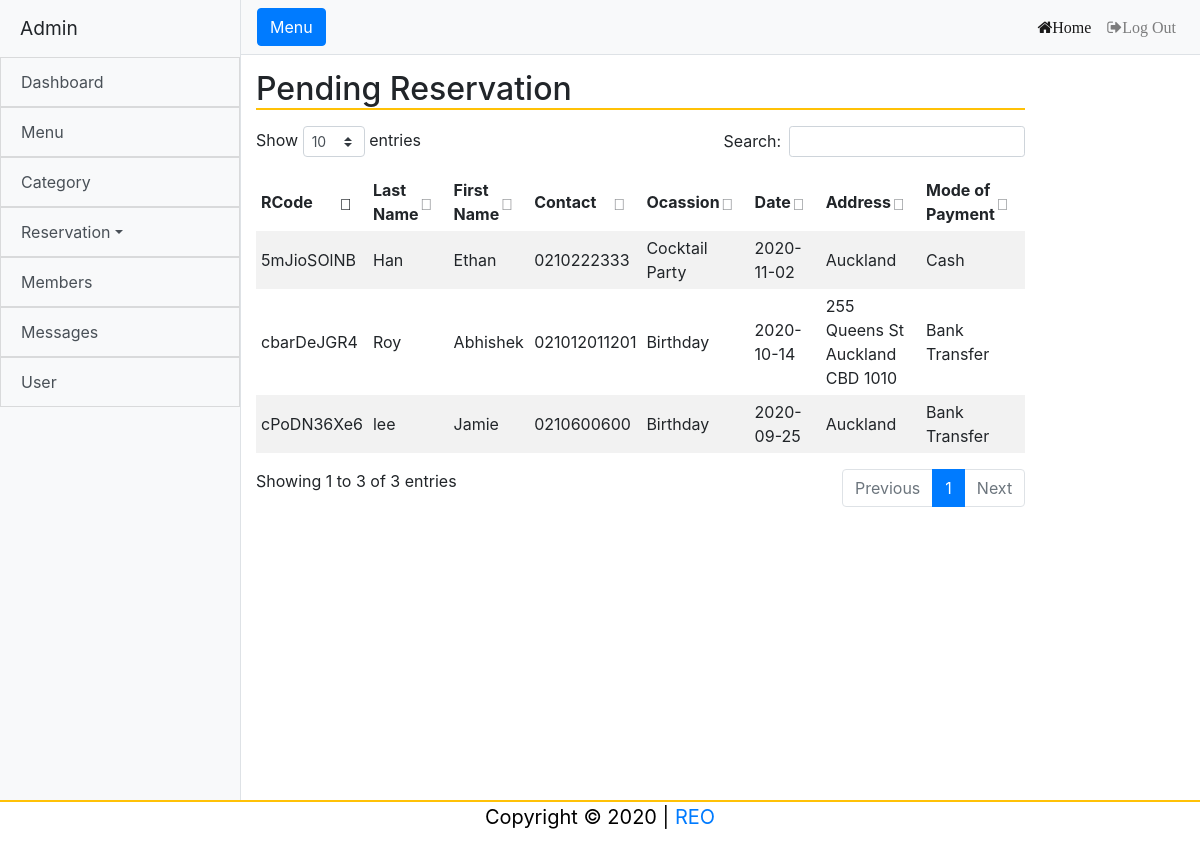
Screenshot of /a_pending_reservation.php (signed in) with the database file from the repository.
### tables this page shows
CREATE TABLE `reservation` (
  `rid` int(11) NOT NULL,
  `r_date` date NOT NULL,
  `r_time` time NOT NULL,
  `r_last` varchar(30) NOT NULL,
  `r_first` varchar(30) NOT NULL,
  `r_contact` varchar(30) NOT NULL,
  `r_email` varchar(50) NOT NULL,
  `r_address` varchar(100) NOT NULL,
  `r_ocassion` varchar(50) NOT NULL,
  `r_theme` varchar(30) NOT NULL,
  `payable` decimal(10,2) NOT NULL,
  `balance` decimal(10,2) NOT NULL,
  `r_status` varchar(10) NOT NULL,
  `date_reserved` date NOT NULL,
  `r_code` varchar(10) NOT NULL,
  `nop` int(11) NOT NULL,
  `subcat_name` varchar(50) NOT NULL,
  `price` decimal(10,2) NOT NULL,
  `mop` varchar(50) NOT NULL
);

### a_pending_reservation.php (the view, shortened to what this page needs)
<!DOCTYPE html>
<html lang="en">
<head>
	<?php include 'a_header.php';?>
</head>
<body>
  <div class="d-flex" id="wrapper">
    <?php include 'sidebar.php';?>
    <div id="page-content-wrapper">
      <?php include 'a_nav.php';?>
	<div class="container-fluid">
    <div class="row">
	<div class="col-lg-10 col-lg-offset-2">
	<h2 class="title">Pending Reservation</h2>
	<div class="page-tables">
                <div class="table-responsive table-hover table-striped" >
                  <table id="dt" cellpadding="5" cellspacing="5" id="data-table" width="100%" align="center">
                    <thead>
                      <tr>
                        <th>RCode</th>
                        <th>Last Name</th>
                        <th>First Name</th>
                        <th>Contact</th>
                        <th>Ocassion</th>
                        <th>Date</th>
                        <th>Address</th>
                        <th>Mode of Payment</th>
                      </tr>
                    </thead>
                    <tbody>
<?php
include('includes/dbcon.php');
    $query=mysqli_query($con,"select * from reservation where r_status='Pending'")or die(mysqli_error($con));
      while ($row=mysqli_fetch_array($query)){
        $rcode=$row['r_code'];
        $first=$row['r_first'];
        $last=$row['r_last'];
        $contact=$row['r_contact'];
		$ocassion=$row['r_ocassion'];
		$date=$row['r_date'];
        $address=$row['r_address'];
?>
                      <tr>
                        <td><?php echo $rcode;?></td>
                        <td><?php echo $last;?></td>
                        <td><?php echo $first;?></td>
                        <td><?php echo $contact;?></td>
						<td><?php echo $ocassion;?></td>
                        <td><?php echo $date;?></td>
                        <td><?php echo $address;?></td>
                        <td><?php echo $row['mop'];?></td>
                      </tr>
<?php }?>
                   </tbody>
				   </table>
                </div>
               </div>
              </div>
             </div>
           </div>
          </div>
         </div>
<?php include 'a_footer.php';?>
</body>
</html>

### admin/css/style.css (style rules this page uses)
.container-fluid { padding-top: 15px; }
#wrapper { overflow-x: hidden; }
#page-content-wrapper .title { border-bottom: solid 2px #ffc107; }
#page-content-wrapper { min-width: 100vw; }
@media (min-width: 768px) { #page-content-wrapper { min-width: 0; width: 100%; } }
table.dataTable thead .sorting:after, table.dataTable thead .sorting:before, table.dataTable thead .sorting_asc:after, table.dataTable thead .sorting_asc:before, table.dataTable thead .sorting_asc_disabled:after, table.dataTable thead .sorting_asc_disabled:before, table.dataTable thead .sorting_desc:after, table.dataTable thead .sorting_desc:before, table.dataTable thead .sorting_desc_disabled:after, table.dataTable thead .sorting_desc_disabled:before { bottom: .5em; }

### rows the page displays
reservation: r_code "cPoDN36Xe6", r_last "lee", r_first "Jamie", r_contact "0210600600", r_ocassion "Birthday", r_date "2020-09-25", r_address "Auckland", mop "Bank Transfer"
reservation: r_code "5mJioSOlNB", r_last "Han", r_first "Ethan", r_contact "0210222333", r_ocassion "Cocktail Party", r_date "2020-11-02", r_address "Auckland", mop "Cash"
reservation: r_code "cbarDeJGR4", r_last "Roy", r_first "Abhishek", r_contact "021012011201", r_ocassion "Birthday", r_date "2020-10-14", r_address "255 Queens St Auckland CBD 1010", mop "Bank Transfer"
